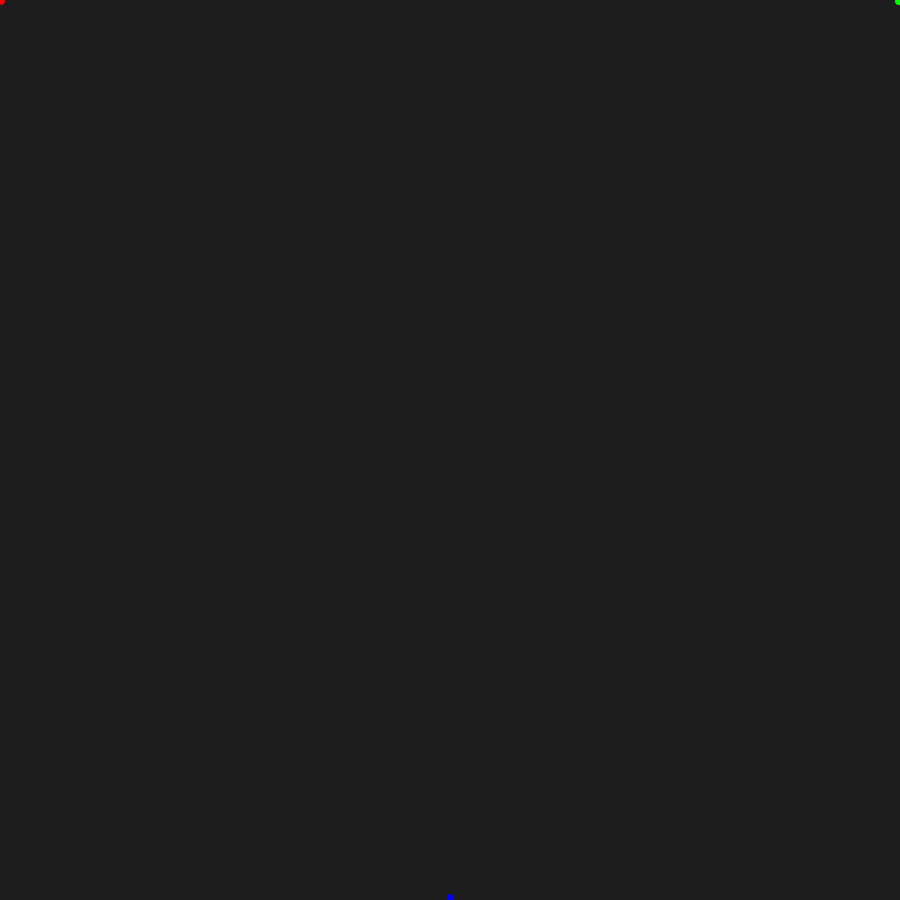
Frame 1 (no input)
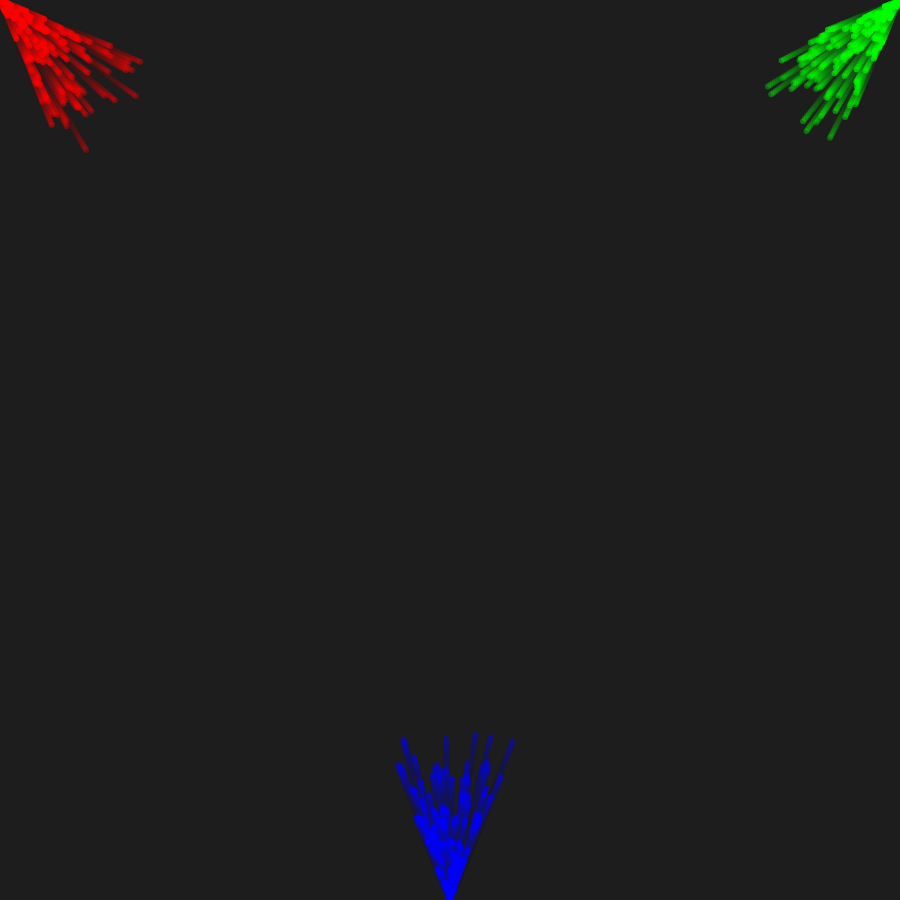
Frame 60 (no input)
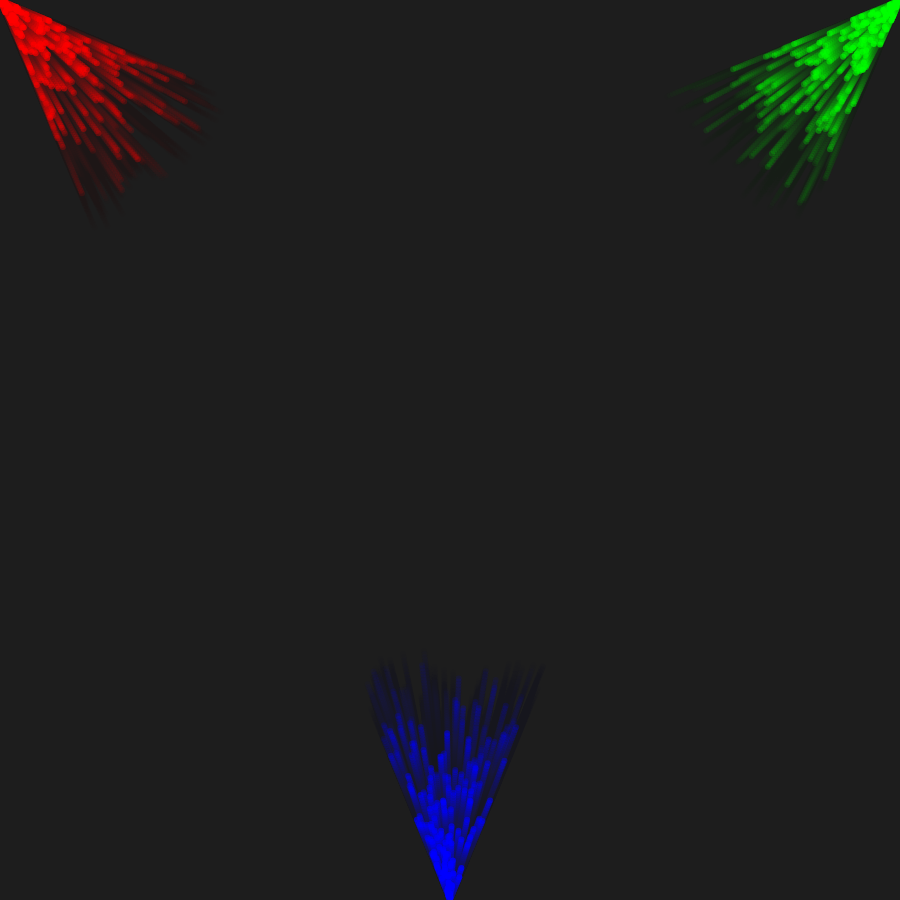
Frame 120 (the mouse pressed at the canvas centre since frame 60)

The p5.js sketch that drew these frames (run headless with seeded random() and noise() and a simulated clock; from frame 60 on, the mouse is pressed at the canvas centre):

// p5.js sketch
// ── sketch.js
let particles = [];

function windowResized() {
  const s = min(windowWidth, windowHeight) * 0.9;
  resizeCanvas(s, s);
  redraw();
}


function setup() {
  const s = min(windowWidth, windowHeight) * 0.9;
  createCanvas(s, s);
  background(30);
  angleMode(RADIANS);
}

function draw() {
  background(30, 30);

  // Emitir partículas de cada tipo
  for (let i = 0; i < 2; i++) {
    particles.push(new Particle('r'));
    particles.push(new Particle('g'));
    particles.push(new Particle('b'));
  }

  // Actualizar y mostrar
  for (let i = particles.length - 1; i >= 0; i--) {
    particles[i].update();
    particles[i].show();
    if (particles[i].isDead()) {
      particles.splice(i, 1);
    }
  }
}

class Particle {
  constructor(type) {
    this.lifespan = 255;
    this.center = createVector(width / 2, height / 2);
    this.type = type.toLowerCase();

    // Definir posición base y color según tipo
    if (this.type === 'r') {
      this.pos = createVector(0, 0);
      this.color = color(255, 0, 0);
    } else if (this.type === 'g') {
      this.pos = createVector(width, 0);
      this.color = color(0, 255, 0);
    } else if (this.type === 'b') {
      this.pos = createVector(width / 2, height);
      this.color = color(0, 0, 255);
    } else {
      // Por defecto centro + blanco
      this.pos = this.center.copy();
      this.color = color(255);
    }

    // Calcular ángulo base hacia el centro
    let baseAngle = p5.Vector.sub(this.center, this.pos).heading();

    // Añadir dispersión angular
    let angleDispersion = PI / 8; // 22.5 grados de dispersión
    let angle = baseAngle + random(-angleDispersion, angleDispersion);

    // Velocidad (magnitud aleatoria)
    this.vel = p5.Vector.fromAngle(angle).setMag(random(2, 3));

    this.acc = createVector(0, 0);
  }

  update() {
    this.vel.add(this.acc);
    this.pos.add(this.vel);
    this.lifespan -= 3;
  }

  show() {
    noStroke();
    fill(red(this.color), green(this.color), blue(this.color), this.lifespan);
    ellipse(this.pos.x, this.pos.y, 6);
  }

  isDead() {
    return this.lifespan <= 0;
  }
}
